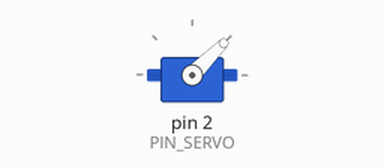
Simulated run of this sketch. Board: Arduino Uno, built with avr-gcc and run on an emulated ATmega328P. Shown: servo.

Above: at 0.05 s.
At 2.05 s:
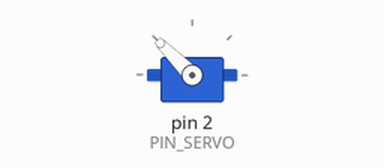
At 4.0 s:
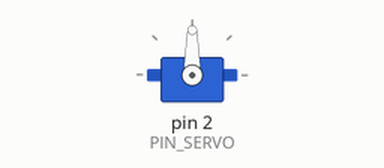
Timing chart, 0 to 5.2 s (numbered marks = the images above):
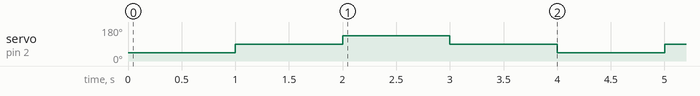

Measured:
- by itself, servo on pin 2 (PIN_SERVO): repeats every 4.0 s: 135° 1.0 s, 90° 1.0 s, 45° 1.0 s, 90° 1.0 s

The sketch:

02.1_Servo.ino
```cpp
/**********************************************************************
* Product     : Freenove 4WD Car for UNO
* Description : use servo.
* Auther      : www.freenove.com
* Modification: 2019/08/05
**********************************************************************/
#include "Servo.h"      //servo liberary

#define PIN_SERVO  2    //define servo pin

Servo servo;            //create servo object to control a servo
byte servoOffset = 0;   // change the value to Calibrate servo

void setup() {
  servo.attach(PIN_SERVO);        //initialize servo
  servo.write(90 + servoOffset);  //Calibrate servo
}

void loop() {
  servo.write(45);      //make servo rotate to 45°
  delay(1000);          //delay 1000ms

  servo.write(90);      //make servo rotate to 90°
  delay(1000);

  servo.write(135);    //make servo rotate to 135°
  delay(1000);

  servo.write(90);      //make servo rotate to 90°
  delay(1000);
}
```
